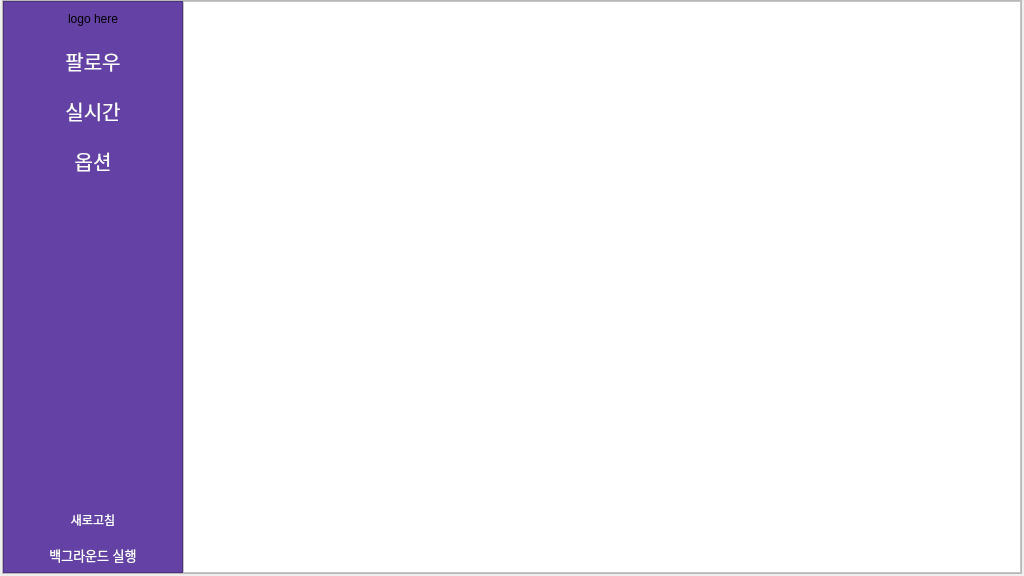
<?xml version="1.0" encoding="UTF-8"?>
<ui version="4.0">
 <class>MainWindow</class>
 <widget class="QMainWindow" name="MainWindow">
  <property name="geometry">
   <rect>
    <x>0</x>
    <y>0</y>
    <width>1024</width>
    <height>576</height>
   </rect>
  </property>
  <property name="sizePolicy">
   <sizepolicy hsizetype="Expanding" vsizetype="Expanding">
    <horstretch>0</horstretch>
    <verstretch>0</verstretch>
   </sizepolicy>
  </property>
  <property name="windowTitle">
   <string>뱅온알리미</string>
  </property>
  <widget class="QWidget" name="centralwidget">
   <property name="styleSheet">
    <string notr="true"/>
   </property>
   <layout class="QVBoxLayout" name="verticalLayout_2">
    <property name="spacing">
     <number>0</number>
    </property>
    <property name="leftMargin">
     <number>2</number>
    </property>
    <property name="topMargin">
     <number>0</number>
    </property>
    <property name="rightMargin">
     <number>2</number>
    </property>
    <property name="bottomMargin">
     <number>2</number>
    </property>
    <item>
     <widget class="QFrame" name="frame_main">
      <property name="sizePolicy">
       <sizepolicy hsizetype="Expanding" vsizetype="Expanding">
        <horstretch>0</horstretch>
        <verstretch>0</verstretch>
       </sizepolicy>
      </property>
      <property name="maximumSize">
       <size>
        <width>16777215</width>
        <height>16777215</height>
       </size>
      </property>
      <property name="styleSheet">
       <string notr="true"/>
      </property>
      <property name="frameShape">
       <enum>QFrame::StyledPanel</enum>
      </property>
      <property name="frameShadow">
       <enum>QFrame::Raised</enum>
      </property>
      <layout class="QVBoxLayout" name="verticalLayout">
       <property name="spacing">
        <number>0</number>
       </property>
       <property name="leftMargin">
        <number>0</number>
       </property>
       <property name="topMargin">
        <number>0</number>
       </property>
       <property name="rightMargin">
        <number>0</number>
       </property>
       <property name="bottomMargin">
        <number>0</number>
       </property>
       <item>
        <widget class="QStackedWidget" name="stk_main">
         <property name="sizePolicy">
          <sizepolicy hsizetype="Preferred" vsizetype="Preferred">
           <horstretch>0</horstretch>
           <verstretch>0</verstretch>
          </sizepolicy>
         </property>
         <property name="maximumSize">
          <size>
           <width>16777215</width>
           <height>16777215</height>
          </size>
         </property>
         <property name="styleSheet">
          <string notr="true"/>
         </property>
         <property name="currentIndex">
          <number>2</number>
         </property>
         <widget class="QWidget" name="page_0_title">
          <property name="minimumSize">
           <size>
            <width>0</width>
            <height>0</height>
           </size>
          </property>
          <property name="maximumSize">
           <size>
            <width>16777215</width>
            <height>16777215</height>
           </size>
          </property>
          <layout class="QVBoxLayout" name="verticalLayout_5">
           <property name="spacing">
            <number>0</number>
           </property>
           <property name="leftMargin">
            <number>0</number>
           </property>
           <property name="topMargin">
            <number>0</number>
           </property>
           <property name="rightMargin">
            <number>0</number>
           </property>
           <property name="bottomMargin">
            <number>0</number>
           </property>
           <item>
            <layout class="QVBoxLayout" name="page_main_title">
             <item>
              <spacer name="verticalSpacer_1">
               <property name="orientation">
                <enum>Qt::Vertical</enum>
               </property>
               <property name="sizeHint" stdset="0">
                <size>
                 <width>20</width>
                 <height>40</height>
                </size>
               </property>
              </spacer>
             </item>
             <item>
              <layout class="QHBoxLayout" name="top_center">
               <item>
                <spacer name="horizontalSpacer_3">
                 <property name="orientation">
                  <enum>Qt::Horizontal</enum>
                 </property>
                 <property name="sizeHint" stdset="0">
                  <size>
                   <width>40</width>
                   <height>20</height>
                  </size>
                 </property>
                </spacer>
               </item>
               <item>
                <widget class="QLabel" name="lbl_title_logo">
                 <property name="sizePolicy">
                  <sizepolicy hsizetype="Expanding" vsizetype="Expanding">
                   <horstretch>0</horstretch>
                   <verstretch>1</verstretch>
                  </sizepolicy>
                 </property>
                 <property name="toolTip">
                  <string>&lt;html&gt;&lt;head/&gt;&lt;body&gt;&lt;p&gt;로고&lt;/p&gt;&lt;/body&gt;&lt;/html&gt;</string>
                 </property>
                 <property name="text">
                  <string>logo here</string>
                 </property>
                 <property name="alignment">
                  <set>Qt::AlignCenter</set>
                 </property>
                </widget>
               </item>
               <item>
                <spacer name="horizontalSpacer_4">
                 <property name="orientation">
                  <enum>Qt::Horizontal</enum>
                 </property>
                 <property name="sizeHint" stdset="0">
                  <size>
                   <width>40</width>
                   <height>20</height>
                  </size>
                 </property>
                </spacer>
               </item>
              </layout>
             </item>
             <item>
              <spacer name="verticalSpacer_2">
               <property name="orientation">
                <enum>Qt::Vertical</enum>
               </property>
               <property name="sizeHint" stdset="0">
                <size>
                 <width>20</width>
                 <height>40</height>
                </size>
               </property>
              </spacer>
             </item>
             <item>
              <layout class="QHBoxLayout" name="bottom_center">
               <item>
                <spacer name="horizontalSpacer">
                 <property name="orientation">
                  <enum>Qt::Horizontal</enum>
                 </property>
                 <property name="sizeHint" stdset="0">
                  <size>
                   <width>40</width>
                   <height>20</height>
                  </size>
                 </property>
                </spacer>
               </item>
               <item>
                <widget class="QPushButton" name="btn_start">
                 <property name="enabled">
                  <bool>true</bool>
                 </property>
                 <property name="sizePolicy">
                  <sizepolicy hsizetype="Expanding" vsizetype="Fixed">
                   <horstretch>0</horstretch>
                   <verstretch>0</verstretch>
                  </sizepolicy>
                 </property>
                 <property name="minimumSize">
                  <size>
                   <width>200</width>
                   <height>50</height>
                  </size>
                 </property>
                 <property name="baseSize">
                  <size>
                   <width>0</width>
                   <height>0</height>
                  </size>
                 </property>
                 <property name="font">
                  <font>
                   <pointsize>15</pointsize>
                  </font>
                 </property>
                 <property name="toolTip">
                  <string>시작</string>
                 </property>
                 <property name="styleSheet">
                  <string notr="true">QPushButton{
	color: white; 
	background-color: #6441a5;
	border-radius: 25px;
}</string>
                 </property>
                 <property name="text">
                  <string>시작하기</string>
                 </property>
                 <property name="iconSize">
                  <size>
                   <width>12</width>
                   <height>12</height>
                  </size>
                 </property>
                </widget>
               </item>
               <item>
                <spacer name="horizontalSpacer_2">
                 <property name="orientation">
                  <enum>Qt::Horizontal</enum>
                 </property>
                 <property name="sizeHint" stdset="0">
                  <size>
                   <width>40</width>
                   <height>20</height>
                  </size>
                 </property>
                </spacer>
               </item>
              </layout>
             </item>
             <item>
              <spacer name="verticalSpacer_3">
               <property name="orientation">
                <enum>Qt::Vertical</enum>
               </property>
               <property name="sizeHint" stdset="0">
                <size>
                 <width>20</width>
                 <height>40</height>
                </size>
               </property>
              </spacer>
             </item>
            </layout>
           </item>
           <item>
            <layout class="QHBoxLayout" name="bottom_layout">
             <item>
              <widget class="QLabel" name="lbl_version_info">
               <property name="text">
                <string>버전 정보 : v0.0.1</string>
               </property>
              </widget>
             </item>
             <item>
              <spacer name="horizontalSpacer_5">
               <property name="orientation">
                <enum>Qt::Horizontal</enum>
               </property>
               <property name="sizeHint" stdset="0">
                <size>
                 <width>40</width>
                 <height>20</height>
                </size>
               </property>
              </spacer>
             </item>
             <item>
              <widget class="QLabel" name="lbl_github_info">
               <property name="styleSheet">
                <string notr="true">QLabel a {text-decoration:none; }</string>
               </property>
               <property name="text">
                <string>&lt;a style=&quot;text-decoration:none; color:black;&quot; href=&quot;https://github.com/JadenChoi2k/twitch-noti-py&quot;&gt;Github 방문하기&lt;/a&gt;</string>
               </property>
               <property name="openExternalLinks">
                <bool>true</bool>
               </property>
              </widget>
             </item>
            </layout>
           </item>
          </layout>
         </widget>
         <widget class="QWidget" name="page_1_loading">
          <layout class="QVBoxLayout" name="verticalLayout_6">
           <property name="spacing">
            <number>0</number>
           </property>
           <property name="leftMargin">
            <number>0</number>
           </property>
           <property name="topMargin">
            <number>0</number>
           </property>
           <property name="rightMargin">
            <number>0</number>
           </property>
           <property name="bottomMargin">
            <number>0</number>
           </property>
           <item>
            <widget class="QLabel" name="lbl_loading">
             <property name="font">
              <font>
               <pointsize>40</pointsize>
              </font>
             </property>
             <property name="text">
              <string>Loading...</string>
             </property>
             <property name="alignment">
              <set>Qt::AlignCenter</set>
             </property>
            </widget>
           </item>
          </layout>
         </widget>
         <widget class="QWidget" name="page_2_main">
          <layout class="QHBoxLayout" name="horizontalLayout">
           <property name="spacing">
            <number>0</number>
           </property>
           <property name="leftMargin">
            <number>0</number>
           </property>
           <property name="topMargin">
            <number>0</number>
           </property>
           <property name="rightMargin">
            <number>0</number>
           </property>
           <property name="bottomMargin">
            <number>0</number>
           </property>
           <item>
            <widget class="QFrame" name="left_nav">
             <property name="minimumSize">
              <size>
               <width>180</width>
               <height>0</height>
              </size>
             </property>
             <property name="maximumSize">
              <size>
               <width>180</width>
               <height>16777215</height>
              </size>
             </property>
             <property name="layoutDirection">
              <enum>Qt::LeftToRight</enum>
             </property>
             <property name="styleSheet">
              <string notr="true">background-color: #6441a5</string>
             </property>
             <property name="frameShape">
              <enum>QFrame::StyledPanel</enum>
             </property>
             <property name="frameShadow">
              <enum>QFrame::Raised</enum>
             </property>
             <layout class="QVBoxLayout" name="verticalLayout_7">
              <property name="spacing">
               <number>0</number>
              </property>
              <property name="leftMargin">
               <number>0</number>
              </property>
              <property name="topMargin">
               <number>0</number>
              </property>
              <property name="rightMargin">
               <number>0</number>
              </property>
              <property name="bottomMargin">
               <number>0</number>
              </property>
              <item alignment="Qt::AlignHCenter">
               <widget class="QLabel" name="lbl_nav_logo">
                <property name="sizePolicy">
                 <sizepolicy hsizetype="Expanding" vsizetype="Fixed">
                  <horstretch>0</horstretch>
                  <verstretch>0</verstretch>
                 </sizepolicy>
                </property>
                <property name="styleSheet">
                 <string notr="true">margin: 10px 0; text-align:center;</string>
                </property>
                <property name="text">
                 <string>logo here</string>
                </property>
                <property name="alignment">
                 <set>Qt::AlignCenter</set>
                </property>
                <property name="margin">
                 <number>0</number>
                </property>
               </widget>
              </item>
              <item>
               <widget class="QPushButton" name="btn_followed">
                <property name="sizePolicy">
                 <sizepolicy hsizetype="Expanding" vsizetype="Fixed">
                  <horstretch>0</horstretch>
                  <verstretch>0</verstretch>
                 </sizepolicy>
                </property>
                <property name="minimumSize">
                 <size>
                  <width>0</width>
                  <height>50</height>
                 </size>
                </property>
                <property name="font">
                 <font>
                  <pointsize>15</pointsize>
                 </font>
                </property>
                <property name="styleSheet">
                 <string notr="true">QPushButton {
	color: white;
	background-color:#6441a5;
	border: 0px solid;
}
QPushButton:hover {
	color: #6441a5;
	background-color: white;
}</string>
                </property>
                <property name="text">
                 <string>팔로우</string>
                </property>
               </widget>
              </item>
              <item>
               <widget class="QPushButton" name="btn_streaming">
                <property name="minimumSize">
                 <size>
                  <width>0</width>
                  <height>50</height>
                 </size>
                </property>
                <property name="baseSize">
                 <size>
                  <width>0</width>
                  <height>0</height>
                 </size>
                </property>
                <property name="font">
                 <font>
                  <pointsize>15</pointsize>
                 </font>
                </property>
                <property name="styleSheet">
                 <string notr="true">QPushButton {
	color: white;
	background-color:#6441a5;
	border: 0px solid;
}
QPushButton:hover {
	color: #6441a5;
	background-color: white;
}</string>
                </property>
                <property name="text">
                 <string>실시간</string>
                </property>
               </widget>
              </item>
              <item>
               <widget class="QPushButton" name="btn_option">
                <property name="sizePolicy">
                 <sizepolicy hsizetype="Expanding" vsizetype="Fixed">
                  <horstretch>0</horstretch>
                  <verstretch>0</verstretch>
                 </sizepolicy>
                </property>
                <property name="minimumSize">
                 <size>
                  <width>0</width>
                  <height>50</height>
                 </size>
                </property>
                <property name="font">
                 <font>
                  <pointsize>15</pointsize>
                 </font>
                </property>
                <property name="styleSheet">
                 <string notr="true">QPushButton {
	color: white;
	background-color:#6441a5;
	border: 0px solid;
}
QPushButton:hover {
	color: #6441a5;
	background-color: white;
}</string>
                </property>
                <property name="text">
                 <string>옵션</string>
                </property>
               </widget>
              </item>
              <item>
               <spacer name="spacer_nav">
                <property name="orientation">
                 <enum>Qt::Vertical</enum>
                </property>
                <property name="sizeHint" stdset="0">
                 <size>
                  <width>20</width>
                  <height>40</height>
                 </size>
                </property>
               </spacer>
              </item>
              <item>
               <widget class="QPushButton" name="btn_refresh">
                <property name="sizePolicy">
                 <sizepolicy hsizetype="Expanding" vsizetype="Fixed">
                  <horstretch>0</horstretch>
                  <verstretch>0</verstretch>
                 </sizepolicy>
                </property>
                <property name="minimumSize">
                 <size>
                  <width>0</width>
                  <height>35</height>
                 </size>
                </property>
                <property name="styleSheet">
                 <string notr="true">QPushButton {
	color: white;
	background-color:#6441a5;
	border: 0px solid;
}
QPushButton:hover {
	color: #6441a5;
	background-color: white;
}</string>
                </property>
                <property name="text">
                 <string>새로고침</string>
                </property>
               </widget>
              </item>
              <item>
               <widget class="QPushButton" name="btn_background">
                <property name="minimumSize">
                 <size>
                  <width>0</width>
                  <height>35</height>
                 </size>
                </property>
                <property name="font">
                 <font>
                  <pointsize>10</pointsize>
                 </font>
                </property>
                <property name="styleSheet">
                 <string notr="true">QPushButton {
	color: white;
	background-color:#6441a5;
	border: 0px solid;
}
QPushButton:hover {
	color: #6441a5;
	background-color: white;
}</string>
                </property>
                <property name="text">
                 <string>백그라운드 실행</string>
                </property>
               </widget>
              </item>
             </layout>
            </widget>
           </item>
           <item>
            <widget class="QFrame" name="right_view">
             <property name="styleSheet">
              <string notr="true">background-color:white;</string>
             </property>
             <property name="frameShape">
              <enum>QFrame::StyledPanel</enum>
             </property>
             <property name="frameShadow">
              <enum>QFrame::Raised</enum>
             </property>
             <layout class="QVBoxLayout" name="verticalLayout_8">
              <property name="leftMargin">
               <number>0</number>
              </property>
              <property name="topMargin">
               <number>0</number>
              </property>
              <property name="rightMargin">
               <number>0</number>
              </property>
              <property name="bottomMargin">
               <number>0</number>
              </property>
              <item>
               <widget class="QStackedWidget" name="stk_view">
                <widget class="QWidget" name="page_0_followed">
                 <layout class="QGridLayout" name="gridLayout">
                  <property name="leftMargin">
                   <number>0</number>
                  </property>
                  <property name="topMargin">
                   <number>0</number>
                  </property>
                  <property name="rightMargin">
                   <number>0</number>
                  </property>
                  <property name="bottomMargin">
                   <number>0</number>
                  </property>
                  <item row="0" column="0">
                   <widget class="QScrollArea" name="followed_scroll">
                    <property name="styleSheet">
                     <string notr="true">background: transparent;
border: none;</string>
                    </property>
                    <property name="widgetResizable">
                     <bool>true</bool>
                    </property>
                    <widget class="QWidget" name="scrollAreaWidgetContents">
                     <property name="geometry">
                      <rect>
                       <x>0</x>
                       <y>0</y>
                       <width>836</width>
                       <height>570</height>
                      </rect>
                     </property>
                    </widget>
                   </widget>
                  </item>
                 </layout>
                </widget>
                <widget class="QWidget" name="page_1_streaming">
                 <layout class="QGridLayout" name="gridLayout_2">
                  <property name="leftMargin">
                   <number>0</number>
                  </property>
                  <property name="topMargin">
                   <number>0</number>
                  </property>
                  <property name="rightMargin">
                   <number>0</number>
                  </property>
                  <property name="bottomMargin">
                   <number>0</number>
                  </property>
                  <item row="0" column="0">
                   <widget class="QScrollArea" name="streaming_scroll">
                    <property name="styleSheet">
                     <string notr="true">background: transparent;
border: none;</string>
                    </property>
                    <property name="widgetResizable">
                     <bool>true</bool>
                    </property>
                    <widget class="QWidget" name="scrollAreaWidgetContents_2">
                     <property name="geometry">
                      <rect>
                       <x>0</x>
                       <y>0</y>
                       <width>100</width>
                       <height>30</height>
                      </rect>
                     </property>
                    </widget>
                   </widget>
                  </item>
                 </layout>
                </widget>
                <widget class="QWidget" name="page_2_option">
                 <layout class="QVBoxLayout" name="verticalLayout_3">
                  <item>
                   <widget class="QScrollArea" name="config_scroll">
                    <property name="styleSheet">
                     <string notr="true">background: transparent;
border: none;</string>
                    </property>
                    <property name="widgetResizable">
                     <bool>true</bool>
                    </property>
                    <widget class="QWidget" name="scrollAreaWidgetContents_3">
                     <property name="geometry">
                      <rect>
                       <x>0</x>
                       <y>0</y>
                       <width>88</width>
                       <height>18</height>
                      </rect>
                     </property>
                    </widget>
                   </widget>
                  </item>
                 </layout>
                </widget>
               </widget>
              </item>
             </layout>
            </widget>
           </item>
          </layout>
         </widget>
         <widget class="QWidget" name="page_3_error">
          <layout class="QVBoxLayout" name="verticalLayout_9">
           <property name="spacing">
            <number>0</number>
           </property>
           <property name="leftMargin">
            <number>0</number>
           </property>
           <property name="topMargin">
            <number>0</number>
           </property>
           <property name="rightMargin">
            <number>0</number>
           </property>
           <property name="bottomMargin">
            <number>0</number>
           </property>
           <item>
            <widget class="QLabel" name="lbl_error">
             <property name="font">
              <font>
               <pointsize>20</pointsize>
              </font>
             </property>
             <property name="text">
              <string>에러가 발생했습니다... 재접속해주시기 바랍니다.</string>
             </property>
             <property name="alignment">
              <set>Qt::AlignCenter</set>
             </property>
            </widget>
           </item>
          </layout>
         </widget>
        </widget>
       </item>
      </layout>
     </widget>
    </item>
   </layout>
  </widget>
 </widget>
 <resources/>
 <connections/>
</ui>
